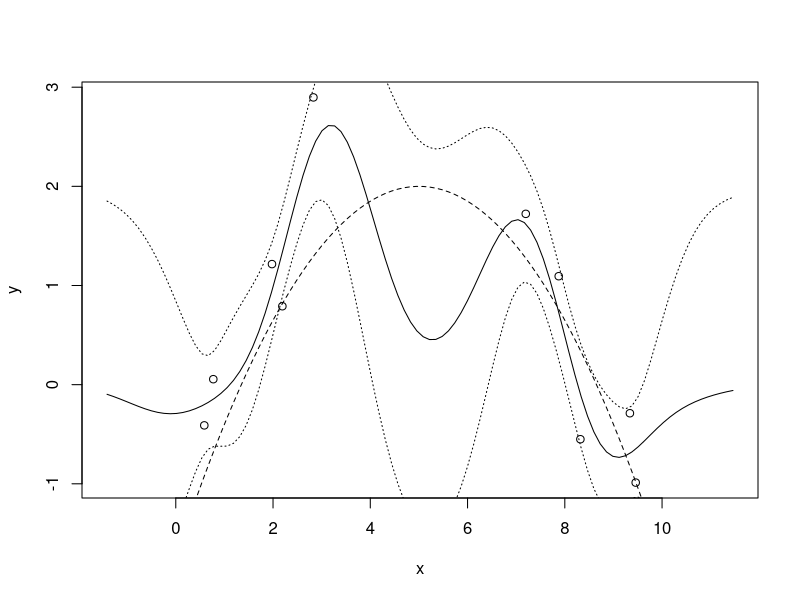
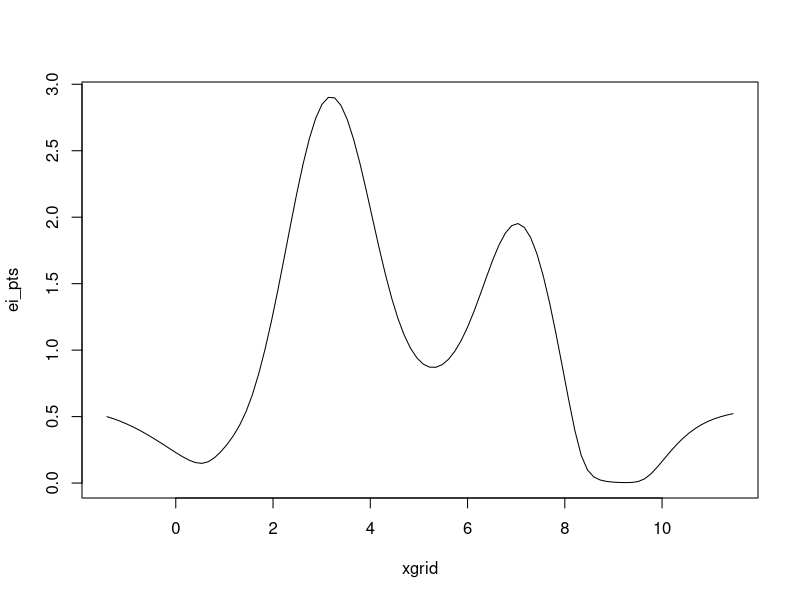

These charts were generated, in order, by the following R code:
## ---- chunk 1
knitr::opts_chunk$set(echo = TRUE)
## ---- chunk 2
N<-10
f_true<-function(t){-.15*(t-5)^2+2}
x<-c(runif(5,0,3),runif(5,7,10))
y<- f_true(x) + rnorm(N,0,1) #maximum at x=5
xgrid<-seq(from=min(x)-2,to=max(x)+2,length.out=100)
plot(x,y,xlim=c(min(xgrid),max(xgrid)))
lines(xgrid,f_true(xgrid),lty=2)
## ---- chunk 3
kern<-function(x,y,rho=1){
  exp(-(x-y)^2/(2*rho))
}
K<-matrix(0,nrow=N,ncol=N)
for(i in 1:N){
  for(j in i:N){
    K[j,i]<-K[i,j]<-kern(x[i],x[j])
  }
}
sigma<-.1 #assume known noise variance for now
diag(K)<-diag(K)+sigma
mu_func<-function(xnew,x,y,K){
  k<-vapply(x,function(t){kern(t,xnew)},FUN.VALUE = 1.0)
  k%*%solve(K,y)
}
sigma2_func<-function(xnew,x,K){
  k<-vapply(x,function(t){kern(t,xnew)},FUN.VALUE = 1.0)
  kern(xnew,xnew)+sigma^2 - k%*%solve(K,k)
}
mu_pts<-vapply(xgrid,function(t){mu_func(t,x,y,K)},FUN.VALUE=1.0)
sigma_pts<-vapply(xgrid,function(t){sqrt(sigma2_func(t,x,K))},FUN.VALUE=1.0)
lo<-mu_pts - 1.96*sigma_pts
hi<-mu_pts + 1.96*sigma_pts
lines(xgrid,mu_pts,lty=1)
lines(xgrid,lo,lty=3)
lines(xgrid,hi,lty=3)
## ---- chunk 4
id_best<-N
EI<-function(xnew,id_best,x,y,K){
  sigma<-sqrt(sigma2_func(xnew,x,K))
  if(sigma==0) return(0)
  mu<-mu_func(xnew,x,y,K)
  Z<-(mu-y[id_best])/sigma
  (mu-y[id_best])*pnorm(Z) + sigma*dnorm(Z)
}
ei_pts<-vapply(xgrid,function(t){EI(t,id_best,x,y,K)},FUN.VALUE=1.0)
plot(xgrid,ei_pts,type="l")
